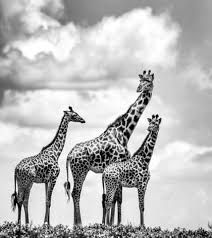
%> input picture safari_2d.jpg, 212 x 238 px
$ octave rotate_right_with_transpose.m   (GNU Octave 9; MATLAB toolbox functions it lacks are replaced by stand-ins)
%> lines starting %> are read from the running program, lines starting %| are printed output that depends on the picture
A = imread('C:\Users\Mehmet Kamil\Desktop\octave\safari_2d.jpg');
%> A is the input picture: size 238x212 uint8; min 0, max 255, mean 187.2

satir = size(A)*[1;0];
%> satir = 238
sutun = size(A)*[0;1];
%> sutun = 212
orjin = A;

clear A;
for i=1:satir
  for j=1:sutun
    A = transpose(orjin);
  endfor
endfor

satir = size(A)*[1;0];
%> satir = 212
sutun = size(A)*[0;1];
%> sutun = 238
orjin = A;
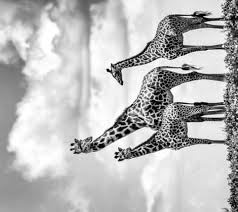
%> orjin: size 212x238 uint8; min 0, max 255, mean 187.2; mean of the top-left, top-right, bottom-left and bottom-right quarters 200, 171.7, 198.2, 179

for i=1:satir
  for j=1:sutun
    A(i, j) = orjin(i, sutun - j + 1);
  endfor
endfor
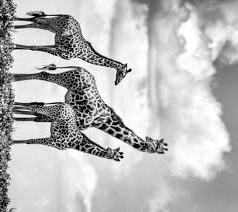
%> A: size 212x238 uint8; min 0, max 255, mean 187.2; mean of the top-left, top-right, bottom-left and bottom-right quarters 171.7, 200, 179, 198.2

imwrite(A, 'C:\Users\Mehmet Kamil\Desktop\octave\safari_2d_rotate_right_with_transpose.jpg');
